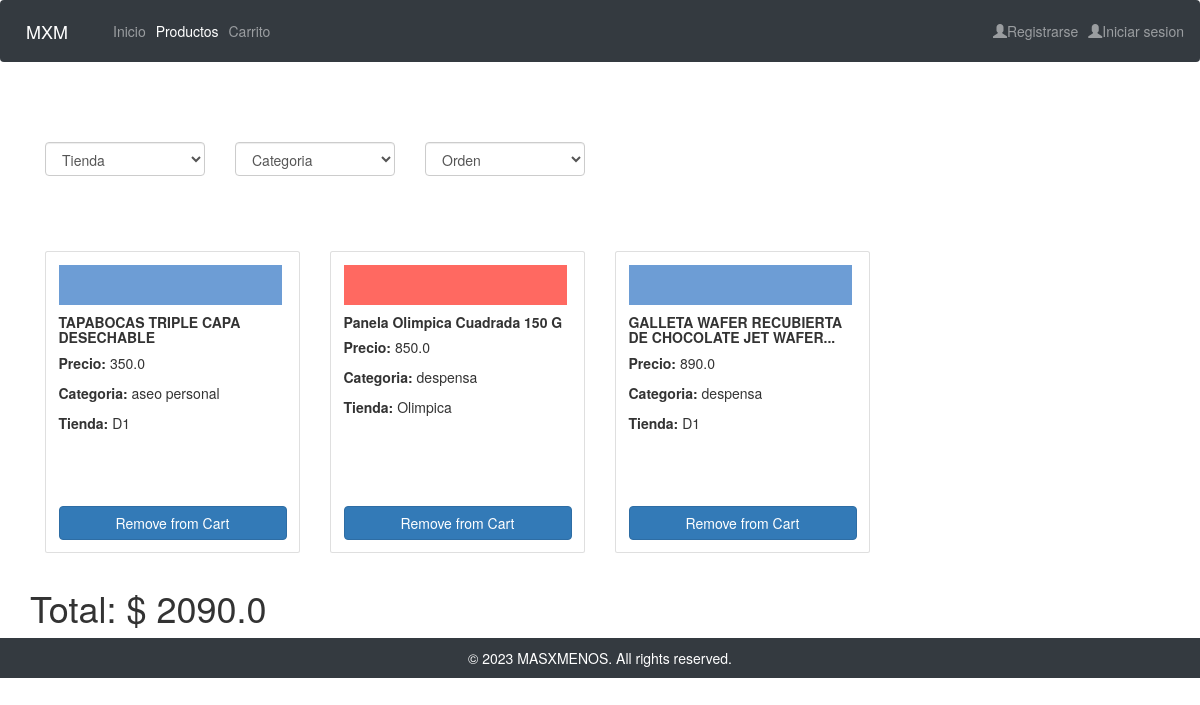
Screenshot of /catalog/carrito with the database file from the repository.
### catalog/models.py (models this page shows, shortened)
class Producto(models.Model):
    name = models.CharField(max_length=100)
    price = models.FloatField()
    store = models.ForeignKey('Tienda',on_delete=models.SET_NULL, null=True)
    cat = models.ForeignKey('Categoria',on_delete=models.SET_NULL, null=True)

class Tienda(models.Model):
    name = models.CharField(max_length=20)
    def __str__(self) -> str:
        return self.name

class Categoria(models.Model):
    name  = models.CharField(max_length=20)
    def __str__(self) -> str:
        return self.name

### catalog/views.py (the view)
# urls.py: path('carrito',views.carrito,name='carrito'),
def carrito(request):
    products = Producto.objects.all().order_by('price')[0:3]
    tiendas = Tienda.objects.all()
    cats = Categoria.objects.all()
    rows = [products[0:3]]
    total = 0
    for p in products:
        total += p.price
    context = {
        'stores':tiendas,
        'cats':cats,
        'products':products,
        'rows':rows,
        'total':total,
    }
    return render(request,'carrito.html',context=context)

### catalog/templates/carrito.html (shortened to what this page needs)
{% extends "main_template.html" %}
{% block content %}
    <link rel="stylesheet" href="https://maxcdn.bootstrapcdn.com/bootstrap/3.4.1/css/bootstrap.min.css">
    <link rel="stylesheet" href="https://cdnjs.cloudflare.com/ajax/libs/font-awesome/4.7.0/css/font-awesome.min.css">
    <p>&nbsp;</p>
    <p>&nbsp;</p>
    <div class="row">
      <div class="col-md-2">
          <select class="form-control">
              <option disabled selected>Tienda</option>
          </select>
      </div>
      <div class="col-md-2">
          <select class="form-control">
              <option disabled selected>Categoria</option>
          </select>
      </div>
      <div class="col-md-2">
          <select class="form-control">
              <option disabled selected>Orden</option>
          </select>
      </div>
  </div>
<p>&nbsp;</p>
<p>&nbsp;</p>
{% for row in rows %}
<div class="row">
    {% for product in row %}
    <div class="col-md-3 p-4">
        <div class="card product-card">
            <div class="card-body d-flex flex-column">
                <div class="{{product.store}}"></div>
                <h5 class="card-title"><strong>{{product.name}}</strong></h5>
                <p class="card-text"><strong>Precio:</strong> {{product.price}}</p>
                <p class="card-text"><strong>Categoria: </strong>{{product.cat}}</p>
                <p class="card-text"><strong>Tienda: </strong>{{product.store}}</p>
                <a href="#" class="btn btn-primary mt-auto">Remove from Cart</a>
            </div>
        </div>
    </div>
    {% endfor %}
</div>
{% endfor %}
<div class="row">
    <h1>Total: $ {{ total}}</h1>
</div>
{% endblock %}

### catalog/templates/main_template.html (style rules this page uses)
.product-card { transition: transform 0.2s; }
.Olimpica { width: 98%; height: 40px; background-color: #FF6961; }
.D1 { width: 98%; height: 40px; background-color: #6d9dd5; }

### catalog/templates/carrito.html (style rules this page uses)
.card-body { height: 300px; }

### rows the page displays
Producto: name "TAPABOCAS TRIPLE CAPA DESECHABLE", price "350.0", cat "aseo personal", store "D1"
Producto: name "Panela Olimpica Cuadrada 150 G", price "850.0", cat "despensa", store "Olimpica"
Producto: name "GALLETA WAFER RECUBIERTA DE CHOCOLATE JET WAFER...", price "890.0", cat "despensa", store "D1"

### other values shown
{{ total }} "2090.0"
